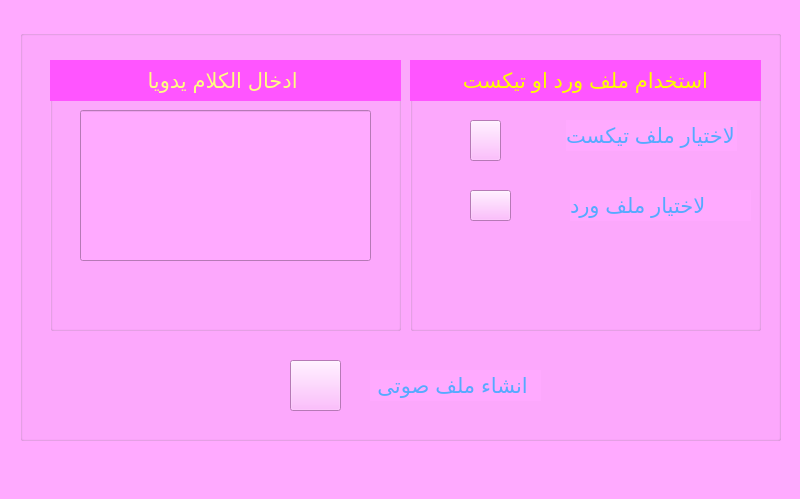
<?xml version="1.0" encoding="UTF-8"?>
<ui version="4.0">
 <class>MainWindow</class>
 <widget class="QMainWindow" name="MainWindow">
  <property name="geometry">
   <rect>
    <x>0</x>
    <y>0</y>
    <width>800</width>
    <height>499</height>
   </rect>
  </property>
  <property name="windowTitle">
   <string>القارئ الألى</string>
  </property>
  <property name="windowIcon">
   <iconset>
    <normaloff>icons/music-and-multimedia.png</normaloff>icons/music-and-multimedia.png</iconset>
  </property>
  <property name="styleSheet">
   <string notr="true">background-color: rgb(170, 255, 255);
background-color: rgb(255, 170, 255);</string>
  </property>
  <widget class="QWidget" name="centralwidget">
   <widget class="QGroupBox" name="groupBox">
    <property name="geometry">
     <rect>
      <x>20</x>
      <y>30</y>
      <width>761</width>
      <height>411</height>
     </rect>
    </property>
    <property name="title">
     <string/>
    </property>
    <widget class="QGroupBox" name="groupBox_2">
     <property name="geometry">
      <rect>
       <x>390</x>
       <y>30</y>
       <width>351</width>
       <height>271</height>
      </rect>
     </property>
     <property name="title">
      <string/>
     </property>
     <widget class="QLabel" name="label">
      <property name="geometry">
       <rect>
        <x>0</x>
        <y>0</y>
        <width>351</width>
        <height>41</height>
       </rect>
      </property>
      <property name="font">
       <font>
        <pointsize>16</pointsize>
       </font>
      </property>
      <property name="styleSheet">
       <string notr="true">background-color: rgb(255, 85, 255);</string>
      </property>
      <property name="text">
       <string>&lt;html&gt;&lt;head/&gt;&lt;body&gt;&lt;p align=&quot;center&quot;&gt;&lt;span style=&quot; color:#ffff00;&quot;&gt;استخدام ملف ورد او تيكست&lt;/span&gt;&lt;/p&gt;&lt;/body&gt;&lt;/html&gt;</string>
      </property>
     </widget>
     <widget class="QPushButton" name="docs_btn">
      <property name="geometry">
       <rect>
        <x>60</x>
        <y>130</y>
        <width>41</width>
        <height>31</height>
       </rect>
      </property>
      <property name="text">
       <string/>
      </property>
      <property name="icon">
       <iconset>
        <normaloff>icons/word.png</normaloff>icons/word.png</iconset>
      </property>
      <property name="iconSize">
       <size>
        <width>50</width>
        <height>50</height>
       </size>
      </property>
     </widget>
     <widget class="QPushButton" name="txt_btn">
      <property name="geometry">
       <rect>
        <x>60</x>
        <y>60</y>
        <width>31</width>
        <height>41</height>
       </rect>
      </property>
      <property name="text">
       <string/>
      </property>
      <property name="icon">
       <iconset>
        <normaloff>icons/files-and-folders.png</normaloff>icons/files-and-folders.png</iconset>
      </property>
      <property name="iconSize">
       <size>
        <width>50</width>
        <height>50</height>
       </size>
      </property>
     </widget>
     <widget class="QLabel" name="label_3">
      <property name="geometry">
       <rect>
        <x>156</x>
        <y>60</y>
        <width>171</width>
        <height>31</height>
       </rect>
      </property>
      <property name="font">
       <font>
        <pointsize>16</pointsize>
       </font>
      </property>
      <property name="text">
       <string>&lt;html&gt;&lt;head/&gt;&lt;body&gt;&lt;p&gt;&lt;span style=&quot; color:#55aaff;&quot;&gt;لاختيار ملف تيكست &lt;/span&gt;&lt;/p&gt;&lt;/body&gt;&lt;/html&gt;</string>
      </property>
     </widget>
     <widget class="QLabel" name="label_4">
      <property name="geometry">
       <rect>
        <x>160</x>
        <y>130</y>
        <width>181</width>
        <height>31</height>
       </rect>
      </property>
      <property name="font">
       <font>
        <pointsize>16</pointsize>
       </font>
      </property>
      <property name="text">
       <string>&lt;html&gt;&lt;head/&gt;&lt;body&gt;&lt;p&gt;&lt;span style=&quot; color:#55aaff;&quot;&gt;لاختيار ملف ورد &lt;/span&gt;&lt;/p&gt;&lt;/body&gt;&lt;/html&gt;</string>
      </property>
     </widget>
    </widget>
    <widget class="QGroupBox" name="groupBox_3">
     <property name="geometry">
      <rect>
       <x>30</x>
       <y>30</y>
       <width>351</width>
       <height>271</height>
      </rect>
     </property>
     <property name="title">
      <string/>
     </property>
     <widget class="QLabel" name="label_2">
      <property name="geometry">
       <rect>
        <x>0</x>
        <y>0</y>
        <width>351</width>
        <height>41</height>
       </rect>
      </property>
      <property name="font">
       <font>
        <pointsize>16</pointsize>
       </font>
      </property>
      <property name="styleSheet">
       <string notr="true">background-color: rgb(255, 85, 255);</string>
      </property>
      <property name="text">
       <string>&lt;html&gt;&lt;head/&gt;&lt;body&gt;&lt;p align=&quot;center&quot;&gt;&lt;span style=&quot; color:#ffff7f;&quot;&gt;ادخال الكلام يدويا &lt;/span&gt;&lt;/p&gt;&lt;/body&gt;&lt;/html&gt;</string>
      </property>
     </widget>
     <widget class="QLineEdit" name="lineEdit">
      <property name="geometry">
       <rect>
        <x>30</x>
        <y>50</y>
        <width>291</width>
        <height>151</height>
       </rect>
      </property>
      <property name="font">
       <font>
        <pointsize>14</pointsize>
       </font>
      </property>
     </widget>
    </widget>
    <widget class="QLabel" name="label_5">
     <property name="geometry">
      <rect>
       <x>350</x>
       <y>340</y>
       <width>171</width>
       <height>31</height>
      </rect>
     </property>
     <property name="font">
      <font>
       <pointsize>16</pointsize>
      </font>
     </property>
     <property name="text">
      <string>&lt;html&gt;&lt;head/&gt;&lt;body&gt;&lt;p align=&quot;center&quot;&gt;&lt;span style=&quot; color:#55aaff;&quot;&gt;انشاء ملف صوتى &lt;/span&gt;&lt;/p&gt;&lt;/body&gt;&lt;/html&gt;</string>
     </property>
    </widget>
    <widget class="QPushButton" name="process_btn">
     <property name="geometry">
      <rect>
       <x>270</x>
       <y>330</y>
       <width>51</width>
       <height>51</height>
      </rect>
     </property>
     <property name="text">
      <string/>
     </property>
     <property name="icon">
      <iconset>
       <normaloff>icons/music-and-multimedia.png</normaloff>icons/music-and-multimedia.png</iconset>
     </property>
     <property name="iconSize">
      <size>
       <width>50</width>
       <height>50</height>
      </size>
     </property>
    </widget>
   </widget>
  </widget>
  <widget class="QMenuBar" name="menubar">
   <property name="geometry">
    <rect>
     <x>0</x>
     <y>0</y>
     <width>800</width>
     <height>21</height>
    </rect>
   </property>
  </widget>
  <widget class="QStatusBar" name="statusbar"/>
 </widget>
 <resources/>
 <connections/>
</ui>
